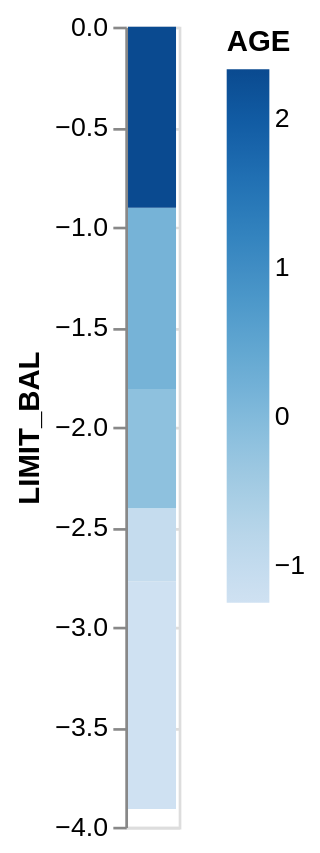

Notebook code for this chart:
### Code cell
s3_path = "s3://cloud-machine-dataset-429293899944-us-east-1-an/processed_data/run-1776216373565-part-r-00000"

df = pd.read_csv(s3_path)
df.head()

### Figure 1 — Vega-Lite specification as saved in the notebook (floating-point values rounded to 4 significant figures)
{"$schema": "https://vega.github.io/schema/vega-lite/v5.json", "data": {"values": [{"AGE": -1.246, "BILL_AMT1": -0.6425, "BILL_AMT2": -0.6474, "BILL_AMT3": -0.668, "BILL_AMT4": -0.6725, "BILL_AMT5": -0.663, "BILL_AMT6": -0.6527, "EDU_grad_school": 0, "EDU_high_school": 0, "EDU_others": 0, "EDU_university": 1, "LIMIT_BAL": -1.137, "MARRIAGE_others": 0, "MARRIED": 1, "PAY_0": 2, "PAY_2": 2, "PAY_3": -1, "PAY_4": -1, "PAY_5": -2, "PAY_6": -2, "PAY_AMT1": -0.3419, "PAY_AMT2": -0.2271, "PAY_AMT3": -0.2968, "PAY_AMT4": -0.3081, "PAY_AMT5": -0.3141, "PAY_AMT6": -0.2934, "SEX_female": 1, "SEX_male": 0, "SINGLE": 0, "default_payment": 1}, {"AGE": -1.029, "BILL_AMT1": -0.6592, "BILL_AMT2": -0.6667, "BILL_AMT3": -0.6392, "BILL_AMT4": -0.6216, "BILL_AMT5": -0.6062, "BILL_AMT6": -0.598, "EDU_grad_school": 0, "EDU_high_school": 0, "EDU_others": 0, "EDU_university": 1, "LIMIT_BAL": -0.366, "MARRIAGE_others": 0, "MARRIED": 0, "PAY_0": -1, "PAY_2": 2, "PAY_3": 0, "PAY_4": 0, "PAY_5": 0, "PAY_6": 2, "PAY_AMT1": -0.3419, "PAY_AMT2": -0.2136, "PAY_AMT3": -0.24, "PAY_AMT4": -0.2442, "PAY_AMT5": -0.3141, "PAY_AMT6": -0.1809, "SEX_female": 1, "SEX_male": 0, "SINGLE": 1, "default_payment": 1}, {"AGE": -0.1612, "BILL_AMT1": -0.2986, "BILL_AMT2": -0.4939, "BILL_AMT3": -0.4824, "BILL_AMT4": -0.4497, "BILL_AMT5": -0.4172, "BILL_AMT6": -0.3916, "EDU_grad_school": 0, "EDU_high_school": 0, "EDU_others": 0, "EDU_university": 1, "LIMIT_BAL": -0.5972, "MARRIAGE_others": 0, "MARRIED": 0, "PAY_0": 0, "PAY_2": 0, "PAY_3": 0, "PAY_4": 0, "PAY_5": 0, "PAY_6": 0, "PAY_AMT1": -0.2503, "PAY_AMT2": -0.1919, "PAY_AMT3": -0.24, "PAY_AMT4": -0.2442, "PAY_AMT5": -0.2487, "PAY_AMT6": -0.01212, "SEX_female": 1, "SEX_male": 0, "SINGLE": 1, "default_payment": 0}, {"AGE": 0.1643, "BILL_AMT1": -0.05749, "BILL_AMT2": -0.01329, "BILL_AMT3": 0.03285, "BILL_AMT4": -0.2324, "BILL_AMT5": -0.1867, "BILL_AMT6": -0.1566, "EDU_grad_school": 0, "EDU_high_school": 0, "EDU_others": 0, "EDU_university": 1, "LIMIT_BAL": -0.9055, "MARRIAGE_others": 0, "MARRIED": 1, "PAY_0": 0, "PAY_2": 0, "PAY_3": 0, "PAY_4": 0, "PAY_5": 0, "PAY_6": 0, "PAY_AMT1": -0.2212, "PAY_AMT2": -0.1694, "PAY_AMT3": -0.2286, "PAY_AMT4": -0.2378, "PAY_AMT5": -0.2442, "PAY_AMT6": -0.2371, "SEX_female": 1, "SEX_male": 0, "SINGLE": 0, "default_payment": 0}, {"AGE": 2.334, "BILL_AMT1": -0.5786, "BILL_AMT2": -0.6113, "BILL_AMT3": -0.1612, "BILL_AMT4": -0.347, "BILL_AMT5": -0.3481, "BILL_AMT6": -0.3315, "EDU_grad_school": 0, "EDU_high_school": 0, "EDU_others": 0, "EDU_university": 1, "LIMIT_BAL": -0.9055, "MARRIAGE_others": 0, "MARRIED": 1, "PAY_0": -1, "PAY_2": 0, "PAY_3": -1, "PAY_4": 0, "PAY_5": 0, "PAY_6": 0, "PAY_AMT1": -0.2212, "PAY_AMT2": 1.335, "PAY_AMT3": 0.2712, "PAY_AMT4": 0.2664, "PAY_AMT5": -0.269, "PAY_AMT6": -0.2552, "SEX_female": 0, "SEX_male": 1, "SINGLE": 0, "default_payment": 0}]}, "layer": [{"encoding": {"color": {"field": "AGE", "type": "quantitative"}, "y": {"field": "LIMIT_BAL", "stack": true, "type": "quantitative"}}, "mark": {"tooltip": true, "type": "bar"}}], "mark": {"clip": true}, "params": [{"bind": "scales", "name": "grid", "select": "interval"}]}
